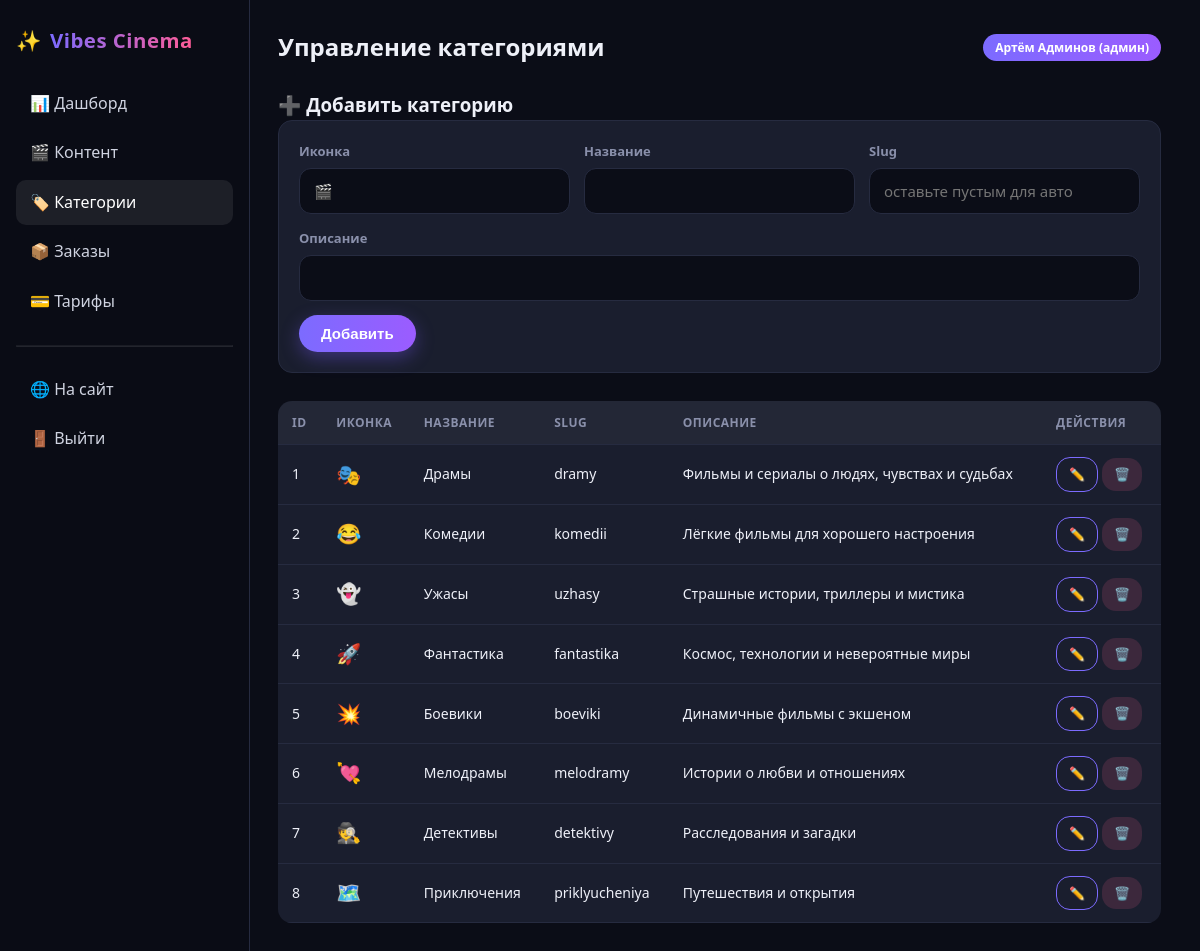
Screenshot of /admin/categories.php (signed in) with the database file from the repository.
### tables this page shows
CREATE TABLE `categories` (
  `id` int(11) NOT NULL AUTO_INCREMENT,
  `name` varchar(80) NOT NULL,
  `slug` varchar(80) NOT NULL,
  `icon` varchar(160) DEFAULT NULL,
  `description` varchar(255) DEFAULT NULL,
  PRIMARY KEY (`id`),
  UNIQUE KEY `name` (`name`),
  UNIQUE KEY `slug` (`slug`)
);

### includes/functions.php (called while the page is built, shortened)
<?php
function e(?string $s): string
{
    return htmlspecialchars((string)$s, ENT_QUOTES, 'UTF-8');
}

### admin/categories.php (the view, shortened to what this page needs)
<?php
include __DIR__ . '/_header.php';
$pdo = db();
$items = $pdo->query('SELECT * FROM categories ORDER BY id')->fetchAll();
$edit = null;
?>
<h3 style="margin-top:8px;"><?= $edit ? '✏️ Редактировать категорию' : '➕ Добавить категорию' ?></h3>
<form method="post" class="admin-form">
    <div class="form-row">
        <div class="form-field"><label>Иконка</label><input type="text" name="icon" value="<?= e($edit['icon'] ?? '🎬') ?>"></div>
        <div class="form-field"><label>Название</label><input type="text" name="name" value="<?= e($edit['name'] ?? '') ?>" required></div>
        <div class="form-field"><label>Slug</label><input type="text" name="slug" value="<?= e($edit['slug'] ?? '') ?>" placeholder="оставьте пустым для авто"></div>
    </div>
    <div class="form-field"><label>Описание</label><input type="text" name="description" value="<?= e($edit['description'] ?? '') ?>"></div>
    <button type="submit" class="btn btn-primary"><?= $edit ? 'Сохранить' : 'Добавить' ?></button>
</form>
<table class="admin-table">
    <thead><tr><th>ID</th><th>Иконка</th><th>Название</th><th>Slug</th><th>Описание</th><th>Действия</th></tr></thead>
    <tbody>
    <?php foreach ($items as $item): ?>
        <tr>
            <td><?= (int)$item['id'] ?></td>
            <td style="font-size:20px;"><?= e($item['icon']) ?></td>
            <td><?= e($item['name']) ?></td>
            <td><?= e($item['slug']) ?></td>
            <td><?= e($item['description']) ?></td>
            <td>
                <a href="categories.php?edit=<?= (int)$item['id'] ?>" class="btn btn-outline btn-sm">✏️</a>
                <a href="categories.php?del=<?= (int)$item['id'] ?>" class="btn btn-danger btn-sm"
                   onclick="return confirm('Удалить категорию?');">🗑️</a>
            </td>
        </tr>
    <?php endforeach; ?>
    </tbody>
</table>
<?php include __DIR__ . '/_footer.php'; ?>

### assets/css/style.css (style rules this page uses)
* { margin: 0; padding: 0; box-sizing: border-box; }
html { -webkit-text-size-adjust: 100%; scrollbar-gutter: stable; }
body { font-family: 'Segoe UI', 'Montserrat', -apple-system, sans-serif; background: var(--bg); color: var(--text); line-height: 1.6; min-height: 100vh; overflow-x: hidden; }
a { color: inherit; text-decoration: none; }
.btn { display: inline-block; padding: 10px 22px; border-radius: 24px; font-weight: 700; font-size: 15px; border: none; cursor: pointer; transition: .25s; text-align: center; background: transparent; }
.btn-primary { background: linear-gradient(90deg, var(--accent), #9b5cff); color: #fff; box-shadow: 0 6px 18px rgba(124,92,255,.35); position: relative; overflow: hidden; }
.btn-primary::after { content: ''; position: absolute; top: 0; left: -80%; width: 50%; height: 100%; background: linear-gradient(100deg, transparent, rgba(255,255,255,.35), transparent); transform: skewX(-20deg); transition: left .5s ease; z-index: 1; }
.btn-outline { border: 1px solid var(--accent); color: var(--accent); }
.btn-danger { background: rgba(255,92,138,.15); color: var(--accent-2); }
.btn-sm { padding: 6px 12px; font-size: 13px; border-radius: 14px; }
.form-field { margin-bottom: 14px; }
.form-row { display: flex; gap: 14px; }
.form-row .form-field { flex: 1; }
.form-field label { display: block; font-size: 13px; font-weight: 700; margin-bottom: 6px; color: var(--muted); }
.form-field input, .form-field select, .form-field textarea { width: 100%; padding: 12px 14px; border-radius: 12px; border: 1px solid var(--border); background: var(--bg); color: var(--text); font-size: 15px; font-family: inherit; outline: none; transition: .2s; }
.admin-table { width: 100%; border-collapse: collapse; background: var(--card); border-radius: 14px; overflow: hidden; }
.admin-table th, .admin-table td { padding: 12px 14px; text-align: left; font-size: 14px; border-bottom: 1px solid var(--border); }
.admin-table th { background: rgba(255,255,255,.04); color: var(--muted); font-size: 12px; text-transform: uppercase; letter-spacing: .5px; }

### admin/_header.php (style rules this page uses)
.admin-form { background: var(--card); padding: 20px; border-radius: 14px; border: 1px solid var(--border); margin-bottom: 28px; }

### rows the page displays
categories: id "1", icon "🎭", name "Драмы", slug "dramy", description "Фильмы и сериалы о людях, чувствах и судьбах"
categories: id "2", icon "😂", name "Комедии", slug "komedii", description "Лёгкие фильмы для хорошего настроения"
categories: id "3", icon "👻", name "Ужасы", slug "uzhasy", description "Страшные истории, триллеры и мистика"
categories: id "4", icon "🚀", name "Фантастика", slug "fantastika", description "Космос, технологии и невероятные миры"
categories: id "5", icon "💥", name "Боевики", slug "boeviki", description "Динамичные фильмы с экшеном"
categories: id "6", icon "💘", name "Мелодрамы", slug "melodramy", description "Истории о любви и отношениях"
categories: id "7", icon "🕵️", name "Детективы", slug "detektivy", description "Расследования и загадки"
categories: id "8", icon "🗺️", name "Приключения", slug "priklyucheniya", description "Путешествия и открытия"

### other values shown
$adminTitle "Управление категориями"
$adminUser['first_name'] "Артём"
$adminUser['last_name'] "Админов"
